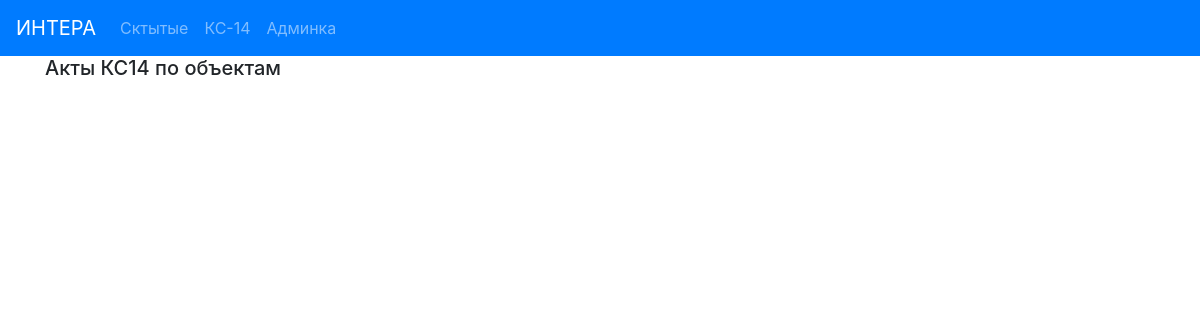
Before: /ks14base/ with the older database file.
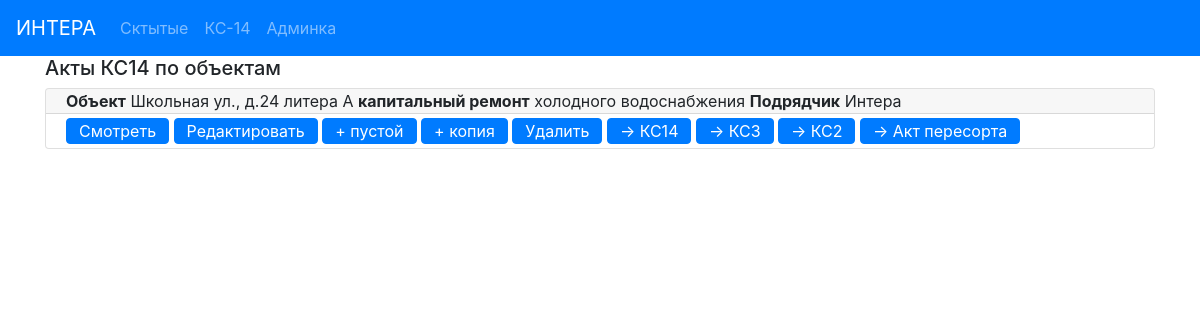
After: the same page with the newer database file.
### ks14base/models.py (models this page shows, shortened)
class Ks14Act (models.Model):
    address = models.CharField(max_length = 100, verbose_name = 'Адрес')
    district_prepositional = models.CharField(max_length = 20, verbose_name = 'Район (предл падеж)')
    system_genitive = models.CharField(max_length = 100, verbose_name = 'система (род падеж')
    contract_number = models.CharField(max_length=40, verbose_name = '№ Контракта')
    contract_date = models.CharField(max_length=20, verbose_name= 'Дата контракта')
    begin_contract_date = models.CharField(max_length = 20, verbose_name= 'Начало по контракту')
    end_contract_date = models.CharField(max_length = 20, verbose_name= 'Конец по контракту')
    begin_fact_date = models.CharField(max_length = 20, verbose_name= 'Начало по факту')
    act_date = models.CharField(max_length=20, verbose_name='Дата Акта')
    summa = models.CharField(max_length = 20, verbose_name= 'Сумма контракта')
    volume = models.CharField(max_length = 30, verbose_name= 'Объем с ед изм')
    telephonogramm_date = models.CharField(max_length=20, verbose_name='Дата телефонограммы')
    act_number = models.CharField(max_length=1, verbose_name='Номер Акта')
    contractor = models.CharField(max_length=20, verbose_name='Подрядчик без кавычек')
    contractor_address = models.CharField(max_length = 100, verbose_name='Адрес подрядчика')
    contractor_OKPO = models.CharField(max_length=8, verbose_name='ОКПО подрядчика')
    contractor_delegate = models.CharField(max_length = 20, verbose_name= 'Предст. подр.')
    contractor_delegate_genitive = models.CharField(max_length=50, verbose_name='Предст. подр.(род падеж)')
    UK_full = models.CharField(max_length=120, verbose_name='УК полное')
    UK_delegate = models.CharField(max_length = 20, verbose_name= 'Предст. УК')
    UK_delegate_genitive = models.CharField(max_length=50, verbose_name='Предст. УК (род падеж)')
    UK_position_genitive = models.CharField(max_length=30, verbose_name='Должность Предст. УК (род падеж)')
    UK_decree_genitive = models.CharField(max_length=100, verbose_name='Основание УК (род падеж)')
    supervisor_OSK_number = models.CharField(max_length=2, verbose_name='инженера ОСК№')
    supervisor_delegate = models.CharField(max_length = 20, verbose_name= 'Представитель Заказчика')
    supervisor_delegate_genitive = models.CharField(max_length=50, verbose_name='Представитель заказчика (род падеж)')
    supervisor_decree_genitive = models.CharField(max_length=40, verbose_name = 'Основание заказчика (род падеж')
    supervisor_decree_dative = models.CharField(max_length=40, verbose_name = 'Основание заказчика (дательн падеж')
    administration_order = models.CharField(max_length=100, verbose_name = 'по распоряжению администр.',
                                            blank = True)
    owner_full_genitive = models.CharField(max_length = 150, verbose_name = 'предст. собственника + основание (род падеж)',
                                           blank = True)
    owner_delegate = models.CharField(max_length = 20, verbose_name= 'Представитель Собственника', blank = True)
    owner_delegate_decree = models.CharField(max_length=100, verbose_name='Основание предст. собств.', blank = True)
    administration_delegate_position = models.CharField(max_length = 50, verbose_name= 'Должн. предст. адм.')
    administration_delegate_decree = models.CharField(max_length = 50, verbose_name= 'Основание предст. адм.')
    administration_delegate = models.CharField(max_length = 20, verbose_name= 'Предст. Адм.')
    class Meta:
        verbose_name = 'КС14 инженерка '

### ks14base/views.py (the view)
# urls.py: path('', ks14_list, name='ks14_list_url'),
def ks14_list(request):
    objs = Ks14Act.objects.order_by("-id")
    return render(request, 'ks14base/ks14list.html',
                  context={'objects': objs})

### ks14base/templates/ks14base/ks14list.html
{% extends 'base.html' %}
{% block mycontent %}
    <div class="container">
        <h5>Акты КС14 по объектам</h5>
    </div>
    <div class="container">
    {% for obj in objects %}
        <div class="card my-1">
          <div class="card-header py-0 ">
              <b>Объект</b> {{ obj.address }} <b>капитальный ремонт</b> {{ obj.system_genitive }} <b>Подрядчик</b> {{ obj.contractor }}
          </div>
          <div class="card-body py-0">
            <a href="{% url 'ks14_object_detail_url' obj.pk %}" class="btn btn-primary my-1 py-0">Смотреть</a>
            <a href="{% url 'ks14_object_edit_url' obj.pk %}" class="btn btn-primary  my-1 py-0">Редактировать</a>
            <a href="#" class="btn btn-primary  my-1 py-0">+ пустой</a>
            <a href="{% url 'ks14_copy_url' obj.pk %}" class="btn btn-primary  my-1 py-0">+ копия</a>
            <a href="{% url 'ks14_delete_url' obj.pk %}" class="btn btn-primary  my-1 py-0">Удалить</a>
            <a href="{% url 'make_ks14_docx' obj.pk %}" class="btn btn-primary  my-1 py-0">-> КС14</a>
            <a href="{% url 'make_ks3_xlsx' obj.pk %}" class="btn btn-primary  my-1 py-0">-> КС3</a>
            <a href="#" class="btn btn-primary  my-1 py-0">-> КС2</a>
            <a href="#" class="btn btn-primary  my-1 py-0">-> Акт пересорта</a>
          </div>
        </div>
    {% endfor %}
    </div>
{% endblock %}

Changed rows visible on the page:
added Ks14Act: address "Школьная ул., д.24 литера А", system_genitive "холодного водоснабжения", contractor "Интера"
